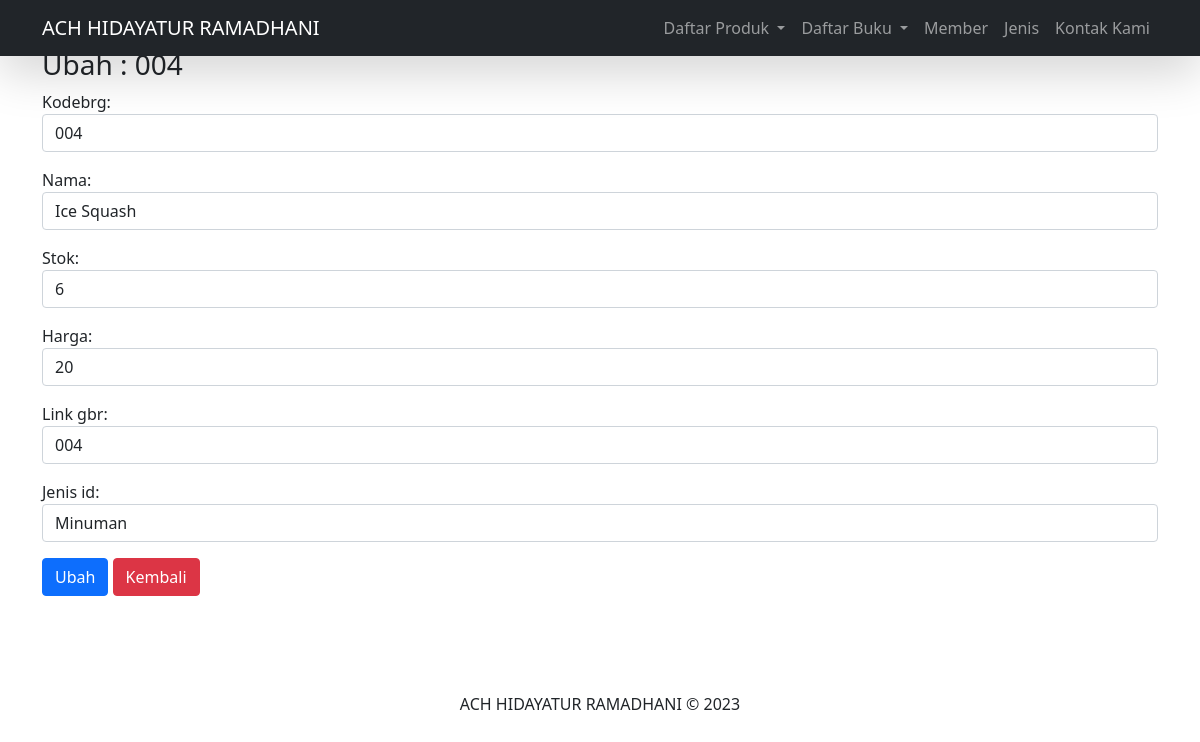
Screenshot of /ubah/23 with the database file from the repository.
### dashboard/models.py (models this page shows, shortened)
class Barang(models.Model):
    kodebrg=models.CharField(max_length=8, default="BRG" )
    nama=models.CharField(max_length=50)
    stok=models.IntegerField()
    harga=models.BigIntegerField()
    link_gbr=models.CharField(max_length=50, blank=True)
    waktu_posting=models.DateTimeField(auto_now_add=True)
    jenis_id=models.ForeignKey(Jenis, on_delete=models.CASCADE,null=True)

class Jenis(models.Model):
    nama=models.CharField(max_length=50)
    ket=models.TextField()
    def __str__(self):
        return self.nama

### dashboard/views.py (the view)
# urls.py: path('ubah/<int:id_barang>',ubah_brg,name='ubah_brg'),
def ubah_brg(request,id_barang):
 barangs=Barang.objects.get(id=id_barang)
 if request.POST:
    form= FormBarang(request.POST,instance=barangs)
    if form.is_valid():
        form.save()
        messages.success(request,"Data Berhasil di Input")
        return redirect('ubah_brg',id_barang=id_barang)
 else  :
    form = FormBarang(instance=barangs)
    konteks = {
        'form':form,
        'barangs':barangs
    }
 return render(request,'ubah_brg.html',konteks)

### dashboard/forms.py
class FormBarang(ModelForm):
    class Meta :
        model=Barang
        fields='__all__'
        widgets = {
            'kodebrg' : forms.TextInput({'class':'form-control'}),
            'nama' : forms.TextInput({'class':'form-control'}),
            'stok' : forms.NumberInput({'class':'form-control'}),
            'harga' : forms.NumberInput({'class':'form-control'}),
            'link_gbr' : forms.TextInput({'class':'form-control'}),
            'jenis_id' : forms.Select({'class':'form-control'}),
        }

### templates/ubah_brg.html (shortened to what this page needs)
{% load static %}
<!DOCTYPE html>
<html lang="en">
  <head>
    <link
      href="https://cdn.jsdelivr.net/npm/bootstrap@5.0.0-beta3/dist/css/bootstrap.min.css"
      rel="stylesheet"
    />
    <link
      rel="stylesheet"
      href="https://pro.fontawesome.com/releases/v5.10.0/css/all.css"
    />
    <link rel="stylesheet" href="{% static 'css/style.css'%}" />
  </head>
  <body>
    <nav
      class="navbar navbar-expand-lg navbar-dark bg-dark shadow-lg fixed-top"
    >
      <div class="container">
        <a class="navbar-brand" href="{% url 'index' %}">ACH HIDAYATUR RAMADHANI</a>
        <div class="collapse navbar-collapse text-right" id="navbarText">
          <ul class="navbar-nav ms-auto mb-2 mb-lg-0">
            <ul class="navbar-nav ms-auto mb-2 mb-lg-0">
              <li class="nav-item dropdown">
                <a class="nav-link dropdown-toggle" href="#" id="navbarDropdown" role="button" data-bs-toggle="dropdown" aria-expanded="false">
                  Daftar Produk
                </a>
              </li>
              <li class="nav-item dropdown">
                <a class="nav-link dropdown-toggle" href="#" id="navbarDropdown" role="button" data-bs-toggle="dropdown" aria-expanded="false">
                  Daftar Buku
                </a>
              </li>
            <li class="nav-item">
              <a class="nav-link" href="{% url 'member' %}">Member</a>
            </li>
            <li class="nav-item">
              <a class="nav-link" href="{% url 'jenis' %}">Jenis</a>
            </li>
            <li class="nav-item">
              <a class="nav-link" href="#kontak">Kontak Kami</a>
            </li>
          </ul>
        </div>
      </div>
    </nav>
    <div class="container-fluid layanan pt-5 pb-5">
      <section id="form">
        <div class="container">
        <h3>Ubah : {{ barangs.kodebrg }}</h3>
        <form action="{% url 'ubah_brg' barangs.id %}" method="post">
          {{form.as_p}}
          <button type="submit" class="btn btn-primary">Ubah</button>
          <a href="/Vbrg" class="btn btn-danger">Kembali</a>
        </form>
    </div>
   </section>
  </div>
    <div class="container text-center pt-5 pb-5">
      ACH HIDAYATUR RAMADHANI &copy; 2023
    </div>
  </body>
</html>

### rows the page displays
Barang: kodebrg "004", nama "Ice Squash", stok "6", harga "20", link_gbr "004", jenis_id "Minuman"
